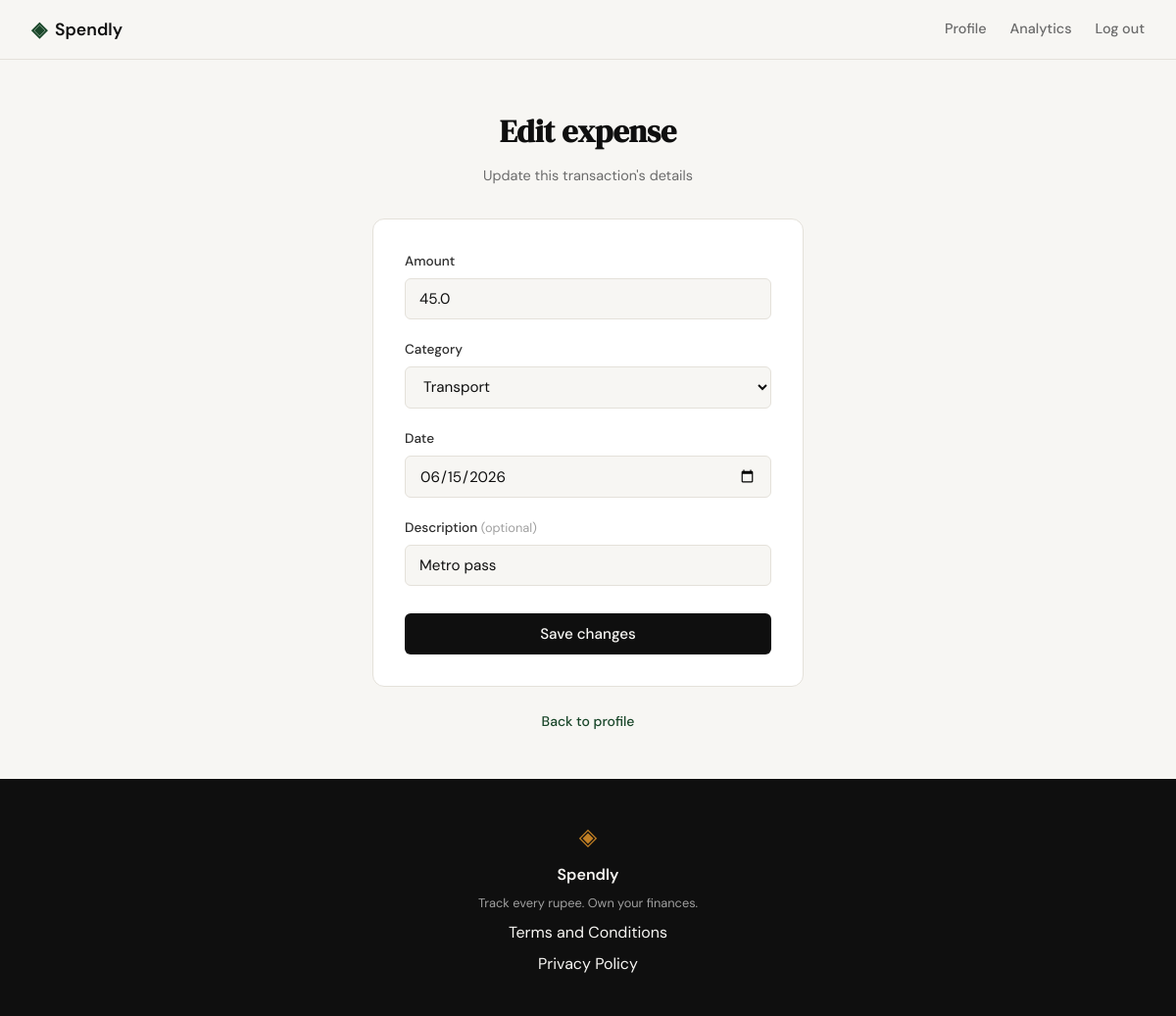
Screenshot of /expenses/28/edit (signed in) with the database file from the repository.
### tables this page shows
CREATE TABLE expenses (
            id          INTEGER PRIMARY KEY AUTOINCREMENT,
            user_id     INTEGER NOT NULL REFERENCES users(id),
            amount      REAL    NOT NULL,
            category    TEXT    NOT NULL,
            date        TEXT    NOT NULL,
            description TEXT,
            created_at  TEXT    DEFAULT (datetime('now'))
        );

### app.py (the view, shortened to what this page needs)
@app.route("/expenses/<int:id>/edit", methods=["GET", "POST"])
def edit_expense(id):
    if not session.get("user_id"):
        return redirect(url_for("login"))
    user_id = session["user_id"]
    expense = queries.get_expense_by_id(id, user_id)
    if expense is None:
        abort(404)
    return render_template(
        "edit_expense.html",
        expense=expense,
        category_options=CATEGORIES,
        amount=expense["amount"],
        category=expense["category"],
        date=expense["date"],
        description=expense["description"] or "",
    )

### database/db.py (called while the page is built)
def get_db():
    conn = sqlite3.connect(
        DB_PATH,
        timeout=10,
    )
    conn.row_factory = sqlite3.Row
    conn.execute("PRAGMA foreign_keys = ON")
    conn.execute("PRAGMA busy_timeout = 10000")
    return conn

### database/queries.py (called while the page is built)
def get_expense_by_id(expense_id, user_id):
    with get_db() as conn:
        row = conn.execute(
            """
            SELECT id, amount, category, date, description
            FROM expenses
            WHERE id = ? AND user_id = ?
            """,
            (expense_id, user_id),
        ).fetchone()
    if row is None:
        return None
    return {
        "id": row["id"],
        "amount": row["amount"],
        "category": row["category"],
        "date": row["date"],
        "description": row["description"],
    }

### templates/edit_expense.html (shortened to what this page needs)
{% extends "base.html" %}
{% block head %}
<link rel="stylesheet" href="{{ url_for('static', filename='css/add_expense.css') }}">
{% endblock %}
{% block content %}
<section class="auth-section">
    <div class="auth-container">
        <div class="auth-header">
            <h1 class="auth-title">Edit expense</h1>
            <p class="auth-subtitle">Update this transaction's details</p>
        </div>
        <div class="auth-card">
            <form method="POST" action="{{ url_for('edit_expense', id=expense.id) }}">
                <div class="form-group">
                    <label for="amount">Amount</label>
                    <input type="number" id="amount" name="amount"
                           class="form-input" placeholder="0.00" step="0.01" min="0.01"
                           value="{{ amount }}" required autofocus>
                </div>
                <div class="form-group">
                    <label for="category">Category</label>
                    <select id="category" name="category" class="form-input" required>
                        {% for cat in category_options %}
                        <option value="{{ cat }}" {% if cat == category %}selected{% endif %}>{{ cat }}</option>
                        {% endfor %}
                    </select>
                </div>
                <div class="form-group">
                    <label for="date">Date</label>
                    <input type="date" id="date" name="date"
                           class="form-input" value="{{ date }}" required>
                </div>
                <div class="form-group">
                    <label for="description">Description <span class="form-optional">(optional)</span></label>
                    <input type="text" id="description" name="description"
                           class="form-input" placeholder="e.g. Groceries" value="{{ description }}">
                </div>
                <button type="submit" class="btn-submit">Save changes</button>
            </form>
        </div>
        <p class="auth-switch">
            <a href="{{ url_for('profile') }}">Back to profile</a>
        </p>
    </div>
</section>
{% endblock %}

### static/css/style.css (style rules this page uses)
:root { --ink: #0f0f0f; --ink-soft: #2d2d2d; --ink-muted: #6b6b6b; --ink-faint: #a0a0a0; --paper: #f7f6f3; --paper-warm: #f0ede6; --paper-card: #ffffff; --accent: #1a472a; --accent-light: #e8f0eb; --accent-2: #c17f24; --accent-2-light: #fdf3e3; --danger: #c0392b; --danger-light: #fdecea; --border: #e4e1da; --border-soft: #eeebe4; --font-display: 'DM Serif Display', Georgia, serif; --font-body: 'DM Sans', system-ui, sans-serif; --max-width: 1200px; --auth-width: 440px; --radius-sm: 6px; --radius-md: 12px; --radius-lg: 20px; }
*, *::before, *::after { box-sizing: border-box; margin: 0; padding: 0; }
html { font-size: 16px; scroll-behavior: smooth; }
body { background: var(--paper); color: var(--ink); font-family: var(--font-body); font-size: 1rem; line-height: 1.6; -webkit-font-smoothing: antialiased; }
a { color: inherit; text-decoration: none; }
.auth-section { min-height: calc(100vh - 60px - 100px); display: flex; align-items: center; justify-content: center; padding: 3rem 2rem; }
.auth-container { width: 100%; max-width: var(--auth-width); }
.auth-header { text-align: center; margin-bottom: 2rem; }
.auth-title { font-family: var(--font-display); font-size: 2rem; color: var(--ink); margin-bottom: 0.5rem; }
.auth-subtitle { font-size: 0.9rem; color: var(--ink-muted); }
.auth-card { background: var(--paper-card); border: 1px solid var(--border); border-radius: var(--radius-md); padding: 2rem; margin-bottom: 1.5rem; }
.form-group { margin-bottom: 1.25rem; }
.form-group label { display: block; font-size: 0.85rem; font-weight: 500; color: var(--ink-soft); margin-bottom: 0.4rem; }
.form-input { width: 100%; padding: 0.6rem 0.875rem; border: 1px solid var(--border); border-radius: var(--radius-sm); font-family: var(--font-body); font-size: 0.95rem; color: var(--ink); background: var(--paper); outline: none; transition: border-color 0.2s; }
.form-input::placeholder { color: var(--ink-faint); }
.btn-submit { width: 100%; padding: 0.7rem; background: var(--ink); color: var(--paper); border: none; border-radius: var(--radius-sm); font-family: var(--font-body); font-size: 0.95rem; font-weight: 500; cursor: pointer; transition: background 0.2s; margin-top: 0.5rem; }
.auth-switch { text-align: center; font-size: 0.875rem; color: var(--ink-muted); }
.auth-switch a { color: var(--accent); font-weight: 500; }

### static/css/add_expense.css (style rules this page uses)
.form-optional { color: var(--ink-faint); font-weight: 400; font-size: 0.8rem; }

### rows the page displays
expenses: amount "45.0", category "Transport", date "06/15/2026", description "Metro pass"
